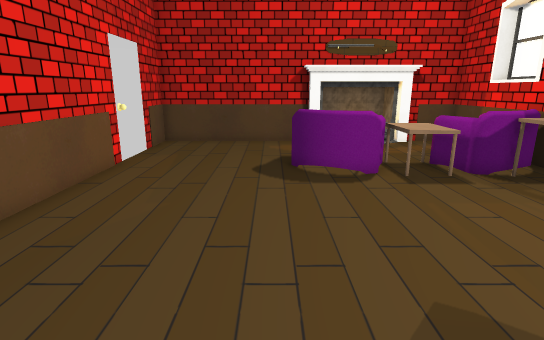
view 1 (above)

12 first-person views from a walk through a 3-D level made in the Unity game engine. The camera is 1.4 m above the floor, tilts 14° down and sees 80° across. The floor is counted in squares, 0.5 m on a side. Each view is taken from the middle of a square. On the plan, view 1 faces up. The plan holds only what a view shows up to about 20 squares ahead; the rest is blank. The player is left out. Door leaves are left out, so doorways stand open. Some surface patterns are stand-ins.

view 2
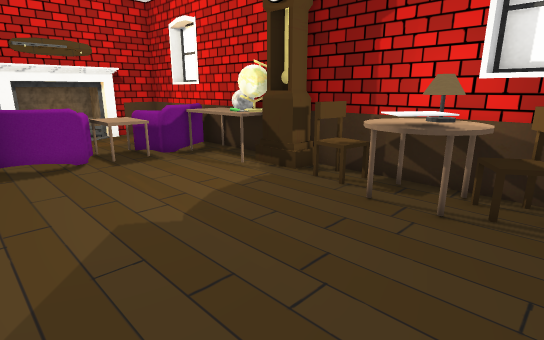

view 3
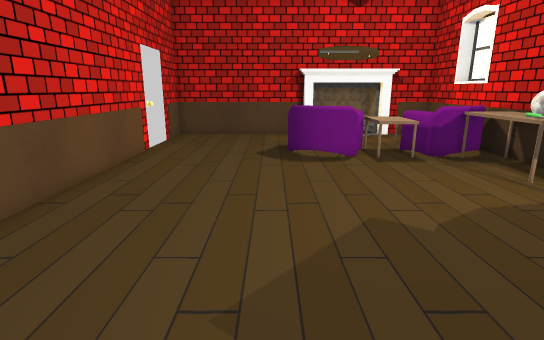

view 4
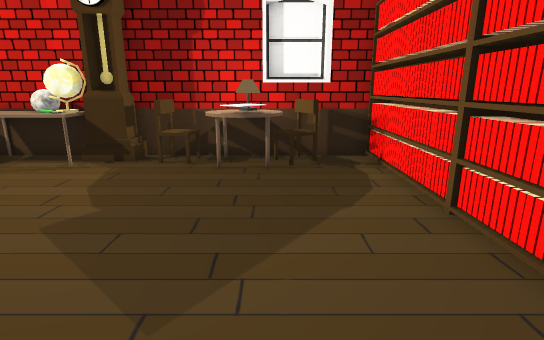

view 5
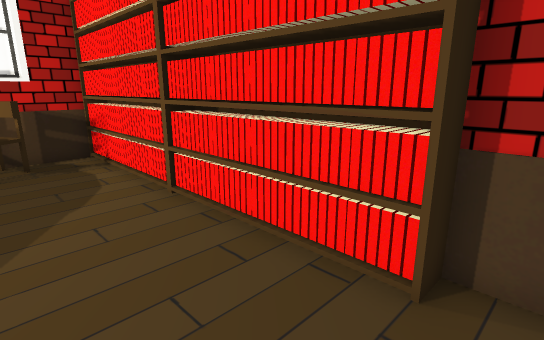

view 6
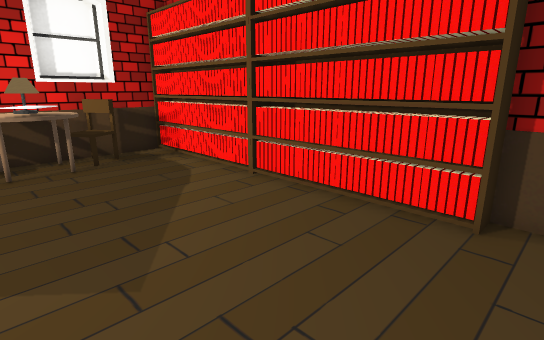

view 7
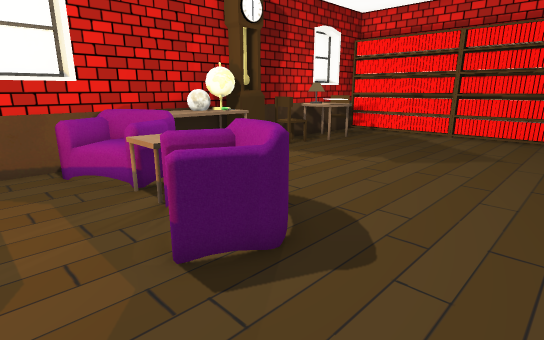

view 8
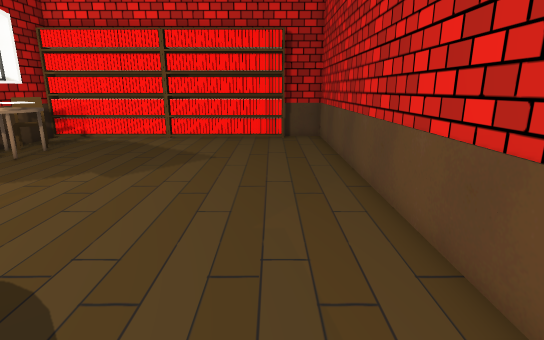

view 9
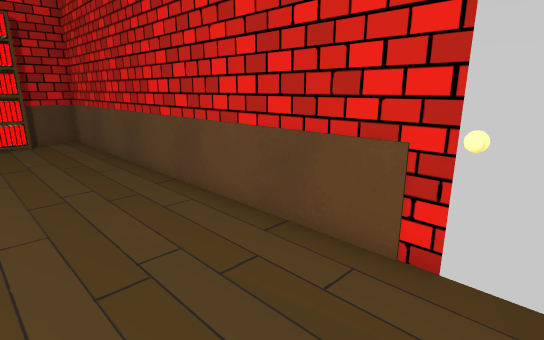

view 10
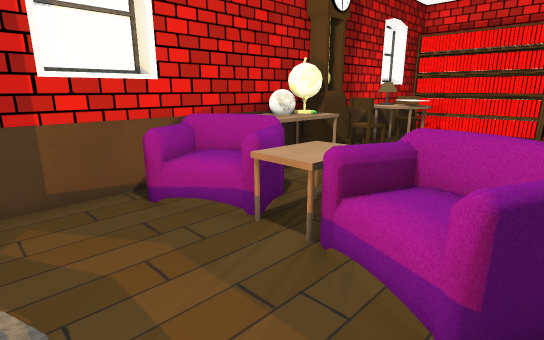

view 11
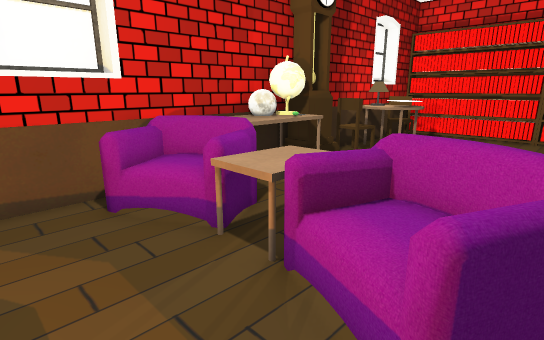

view 12
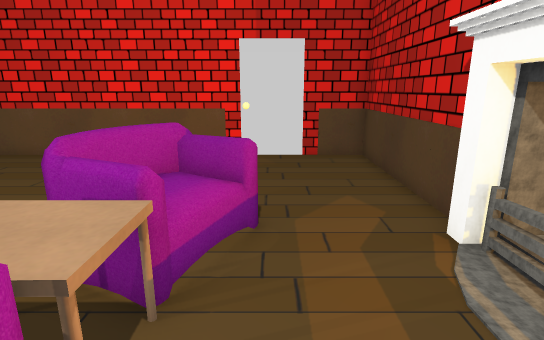

### Floor plan
Key: @ floor where view 1 was taken; # wall or solid block; . floor; D open door; F fireplace; T table; C chair; W tower; L lamp; B bookshelf; K books; O other object.
Columns run from 6 left of view 1 to 10 right of it. Each row starts with its distance up from view 1.
 19          FF FF
 18 #########FFFFFF##
 17 #........FFFFF..#
 16 #...............#
 15 D...............#
 14 D.......C......C#
 13 O......CCO.TT.OC#
 12 #......CCCTTCC C#
 11 #......CCCTTTCCC#
 10 #..........TT.TT#
  9 #.............TT#
  8 #.............TT#
  7 #............. T#
  6 #..............##
  5 #..............W#
  4 #...............#
  3 #.............CC#
  2 #.............CC#
  1 #............TTT#
  0 #.....@......TTL#
 -1 #............TTC#
 -2 #.............CC#
 -3 #..............C#
 -4 #...............#
 -5 #.BKKKKKK#KOOOOO#
 -6 ###KKKKKKKOOOOOOO

Where each view was taken, in squares from view 1:
view 1: 0 up, 0 right, facing up
view 2: 3 down, 0 right, facing up-right
view 3: 3 down, 0 right, facing up
view 4: 1 down, 4 left, facing right
view 5: 1 down, 5 left, facing down-right
view 6: 2 up, 5 left, facing down-right
view 7: 16 up, 3 left, facing down-right
view 8: 14 up, 3 left, facing down
view 9: 14 up, 1 left, facing down-left
view 10: 17 up, 1 right, facing down-right
view 11: 16 up, 1 right, facing down-right
view 12: 14 up, 8 right, facing left
